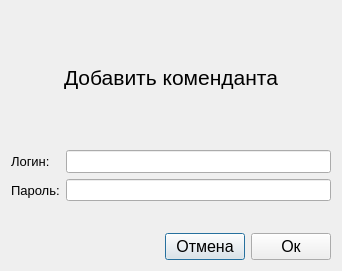
<?xml version="1.0" encoding="UTF-8"?>
<ui version="4.0">
 <class>AddPersonnel</class>
 <widget class="QDialog" name="AddPersonnel">
  <property name="geometry">
   <rect>
    <x>0</x>
    <y>0</y>
    <width>342</width>
    <height>271</height>
   </rect>
  </property>
  <property name="windowTitle">
   <string>Dialog</string>
  </property>
  <layout class="QGridLayout" name="gridLayout">
   <item row="1" column="0">
    <layout class="QGridLayout" name="gridLayout_2">
     <item row="0" column="0">
      <widget class="QLabel" name="label_2">
       <property name="font">
        <font>
         <pointsize>10</pointsize>
        </font>
       </property>
       <property name="text">
        <string>Логин:</string>
       </property>
      </widget>
     </item>
     <item row="2" column="0">
      <widget class="QLabel" name="label_3">
       <property name="font">
        <font>
         <pointsize>10</pointsize>
        </font>
       </property>
       <property name="text">
        <string>Пароль:</string>
       </property>
      </widget>
     </item>
     <item row="0" column="1">
      <widget class="QLineEdit" name="login">
       <property name="font">
        <font>
         <pointsize>10</pointsize>
        </font>
       </property>
      </widget>
     </item>
     <item row="2" column="1">
      <widget class="QLineEdit" name="passw"/>
     </item>
    </layout>
   </item>
   <item row="3" column="0">
    <layout class="QHBoxLayout" name="horizontalLayout">
     <item>
      <spacer name="horizontalSpacer">
       <property name="orientation">
        <enum>Qt::Horizontal</enum>
       </property>
       <property name="sizeHint" stdset="0">
        <size>
         <width>40</width>
         <height>20</height>
        </size>
       </property>
      </spacer>
     </item>
     <item>
      <widget class="QPushButton" name="cancel">
       <property name="font">
        <font>
         <pointsize>12</pointsize>
        </font>
       </property>
       <property name="text">
        <string>Отмена</string>
       </property>
      </widget>
     </item>
     <item>
      <widget class="QPushButton" name="accept">
       <property name="font">
        <font>
         <pointsize>12</pointsize>
        </font>
       </property>
       <property name="text">
        <string>Ок</string>
       </property>
      </widget>
     </item>
    </layout>
   </item>
   <item row="0" column="0">
    <widget class="QLabel" name="label">
     <property name="font">
      <font>
       <pointsize>16</pointsize>
      </font>
     </property>
     <property name="text">
      <string>Добавить коменданта</string>
     </property>
     <property name="alignment">
      <set>Qt::AlignCenter</set>
     </property>
    </widget>
   </item>
   <item row="2" column="0">
    <widget class="QLabel" name="error">
     <property name="maximumSize">
      <size>
       <width>16777215</width>
       <height>20</height>
      </size>
     </property>
     <property name="text">
      <string/>
     </property>
    </widget>
   </item>
  </layout>
 </widget>
 <tabstops>
  <tabstop>login</tabstop>
  <tabstop>passw</tabstop>
  <tabstop>accept</tabstop>
  <tabstop>cancel</tabstop>
 </tabstops>
 <resources/>
 <connections>
  <connection>
   <sender>cancel</sender>
   <signal>clicked()</signal>
   <receiver>AddPersonnel</receiver>
   <slot>reject()</slot>
   <hints>
    <hint type="sourcelabel">
     <x>213</x>
     <y>225</y>
    </hint>
    <hint type="destinationlabel">
     <x>170</x>
     <y>135</y>
    </hint>
   </hints>
  </connection>
  <connection>
   <sender>accept</sender>
   <signal>clicked()</signal>
   <receiver>AddPersonnel</receiver>
   <slot>accept()</slot>
   <hints>
    <hint type="sourcelabel">
     <x>294</x>
     <y>225</y>
    </hint>
    <hint type="destinationlabel">
     <x>170</x>
     <y>135</y>
    </hint>
   </hints>
  </connection>
 </connections>
</ui>
